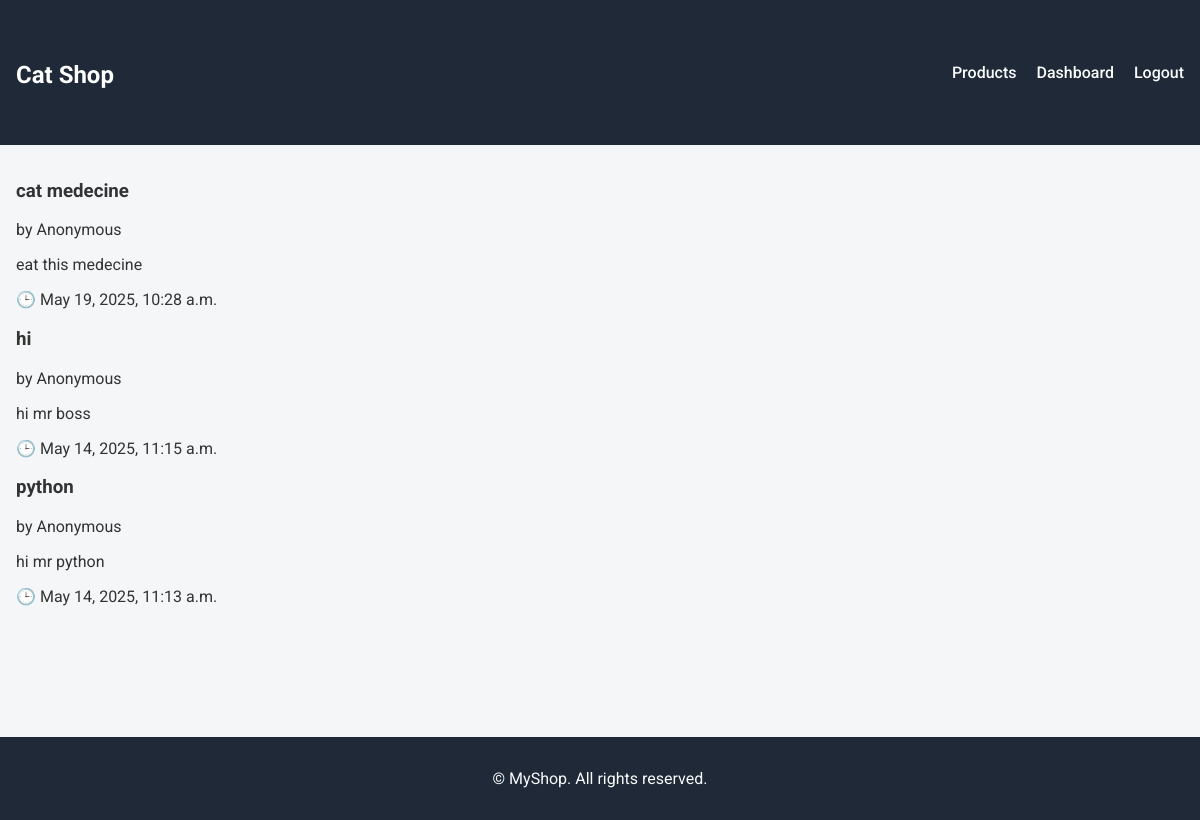
The app's page / (signed in) with its own data.
### main/models.py (models this page shows, shortened)
class Blog(models.Model):
    title = models.CharField(max_length=200)
    content = models.TextField()
    author = models.CharField(max_length=100, default="Anonymous")
    created_at = models.DateTimeField(auto_now_add=True)

### main/views.py (the view)
# urls.py: path('', views.blog_list, name='blog_list'),
def blog_list(request):
    blogs = Blog.objects.all().order_by('-created_at')
    return render(request, 'blog_list.html', {'blogs': blogs})

### main/templates/blog_list.html (shortened to what this page needs)
{% extends 'base.html' %}
{% block content %}
<div class="blog-list-container">
    {% for blog in blogs %}
        <div class="blog-card">
            <div class="blog-card-header">
                <h3>{{ blog.title }}</h3>
                <span class="blog-author">by {{ blog.author }}</span>
            </div>
            <div class="blog-card-body">
                <p>{{ blog.content|truncatechars:150 }}</p>
                <p class="blog-date">🕒 {{ blog.created_at|date:"F j, Y, g:i a" }}</p>
            </div>
        </div>
    {% empty %}
        <p>No blog posts found.</p>
    {% endfor %}
</div>
{% endblock %}

### main/static/css/styles.css (style rules this page uses)
body { font-family: 'Roboto', sans-serif; margin: 0; padding: 0; background-color: #f4f6f8; color: #333; }

### records on screen
Blog: title "cat medecine", author "Anonymous", content "eat this medecine", created_at "May 19, 2025, 10:28 a.m."
Blog: title "hi", author "Anonymous", content "hi mr boss", created_at "May 14, 2025, 11:15 a.m."
Blog: title "python", author "Anonymous", content "hi mr python", created_at "May 14, 2025, 11:13 a.m."
